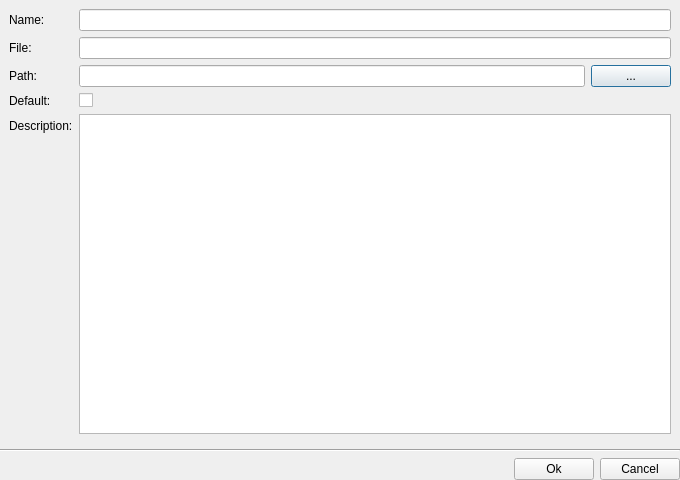
<?xml version="1.0" encoding="UTF-8"?>
<ui version="4.0">
 <class>FileWorkspaceNewDialog</class>
 <widget class="QDialog" name="FileWorkspaceNewDialog">
  <property name="geometry">
   <rect>
    <x>0</x>
    <y>0</y>
    <width>680</width>
    <height>480</height>
   </rect>
  </property>
  <property name="windowTitle">
   <string>New Workspace</string>
  </property>
  <layout class="QVBoxLayout" name="verticalLayout">
   <property name="leftMargin">
    <number>0</number>
   </property>
   <property name="topMargin">
    <number>0</number>
   </property>
   <property name="rightMargin">
    <number>0</number>
   </property>
   <property name="bottomMargin">
    <number>0</number>
   </property>
   <item>
    <widget class="QWidget" name="widget" native="true">
     <layout class="QFormLayout" name="formLayout_2">
      <property name="fieldGrowthPolicy">
       <enum>QFormLayout::ExpandingFieldsGrow</enum>
      </property>
      <item row="0" column="0">
       <widget class="QLabel" name="labelName">
        <property name="text">
         <string>Name: </string>
        </property>
       </widget>
      </item>
      <item row="2" column="0">
       <widget class="QLabel" name="labelPath">
        <property name="text">
         <string>Path:</string>
        </property>
       </widget>
      </item>
      <item row="2" column="1">
       <layout class="QHBoxLayout" name="horizontalLayout">
        <item>
         <widget class="QLineEdit" name="lineEditPath">
          <property name="readOnly">
           <bool>true</bool>
          </property>
         </widget>
        </item>
        <item>
         <widget class="QPushButton" name="butShowFileDialog">
          <property name="text">
           <string>...</string>
          </property>
         </widget>
        </item>
       </layout>
      </item>
      <item row="4" column="0">
       <widget class="QLabel" name="labelDescription">
        <property name="text">
         <string>Description:</string>
        </property>
       </widget>
      </item>
      <item row="4" column="1">
       <widget class="QTextEdit" name="textEditDescription"/>
      </item>
      <item row="1" column="0">
       <widget class="QLabel" name="label">
        <property name="text">
         <string>File:</string>
        </property>
       </widget>
      </item>
      <item row="0" column="1">
       <widget class="QLineEdit" name="lineEditName">
        <property name="text">
         <string/>
        </property>
        <property name="clearButtonEnabled">
         <bool>true</bool>
        </property>
       </widget>
      </item>
      <item row="1" column="1">
       <widget class="QLineEdit" name="lineEditFile">
        <property name="clearButtonEnabled">
         <bool>true</bool>
        </property>
       </widget>
      </item>
      <item row="3" column="0">
       <widget class="QLabel" name="label_2">
        <property name="text">
         <string>Default:</string>
        </property>
       </widget>
      </item>
      <item row="3" column="1">
       <widget class="QCheckBox" name="checkBoxDefault">
        <property name="toolTip">
         <string>Set as default Workspace</string>
        </property>
        <property name="text">
         <string/>
        </property>
       </widget>
      </item>
     </layout>
    </widget>
   </item>
   <item>
    <widget class="Line" name="line">
     <property name="orientation">
      <enum>Qt::Horizontal</enum>
     </property>
    </widget>
   </item>
   <item>
    <layout class="QHBoxLayout" name="horizontalLayout_2">
     <item>
      <spacer name="horizontalSpacer">
       <property name="orientation">
        <enum>Qt::Horizontal</enum>
       </property>
       <property name="sizeHint" stdset="0">
        <size>
         <width>40</width>
         <height>20</height>
        </size>
       </property>
      </spacer>
     </item>
     <item>
      <widget class="QPushButton" name="butAccept">
       <property name="text">
        <string>Ok</string>
       </property>
      </widget>
     </item>
     <item>
      <widget class="QPushButton" name="butReject">
       <property name="text">
        <string>Cancel</string>
       </property>
      </widget>
     </item>
    </layout>
   </item>
  </layout>
 </widget>
 <resources/>
 <connections>
  <connection>
   <sender>butAccept</sender>
   <signal>clicked()</signal>
   <receiver>FileWorkspaceNewDialog</receiver>
   <slot>accept()</slot>
   <hints>
    <hint type="sourcelabel">
     <x>272</x>
     <y>287</y>
    </hint>
    <hint type="destinationlabel">
     <x>199</x>
     <y>149</y>
    </hint>
   </hints>
  </connection>
  <connection>
   <sender>butReject</sender>
   <signal>clicked()</signal>
   <receiver>FileWorkspaceNewDialog</receiver>
   <slot>reject()</slot>
   <hints>
    <hint type="sourcelabel">
     <x>358</x>
     <y>287</y>
    </hint>
    <hint type="destinationlabel">
     <x>199</x>
     <y>149</y>
    </hint>
   </hints>
  </connection>
 </connections>
</ui>
